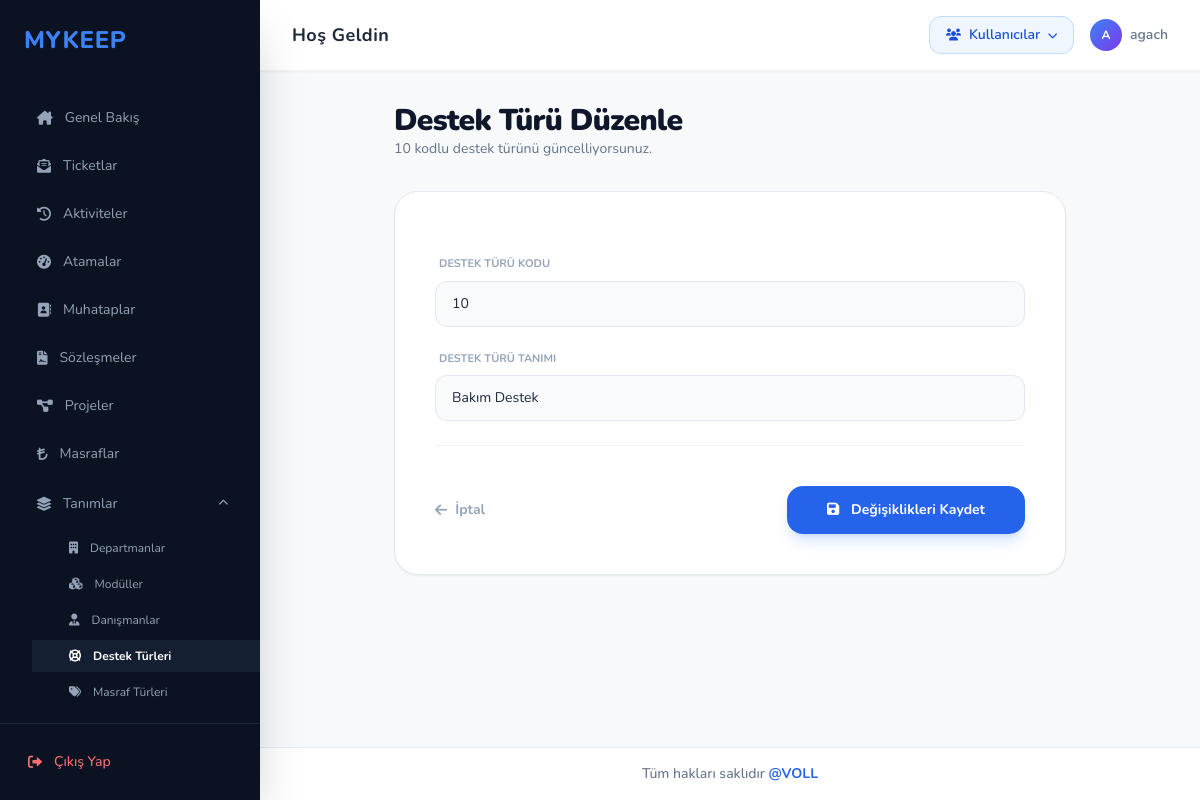
Screenshot of /destekturleri/duzenle/1/ (signed in) with the database file from the repository.
### destekturu/models.py (models this page shows, shortened)
class destektur(models.Model):
    kod = models.CharField(max_length=10)
    definition = models.CharField(max_length=100, unique=True)

### destekturu/views.py (the view)
# urls.py: path('destekturleri/duzenle/<int:pk>/', destekturu_views.destekturu_duzenle, name='destekturu_duzenle'),
@admin_only
def destekturu_duzenle(request, pk):
    kayit = get_object_or_404(destektur, pk=pk)
    if request.method == "POST":
        form = DestekTurForm(request.POST, instance=kayit)
        if form.is_valid():
            form.save()
            return redirect("destekturu_listesi")
    else:
        form = DestekTurForm(instance=kayit)
    return render(request, "destekturu_duzenle.html", {"form": form, "kayit": kayit})

### destekturu/forms.py
class DestekTurForm(forms.ModelForm):
    class Meta:
        model = destektur
        fields = ["kod", "definition"]
        labels = {
            "kod": "Destek Türü Kodu",
            "definition": "Destek Türü Tanımı",
        }
    def __init__(self, *args, **kwargs):
        super().__init__(*args, **kwargs)
        for field in self.fields.values():
            field.widget.attrs["class"] = (
                "w-full bg-slate-50 border border-slate-200 rounded-xl px-4 py-3 text-sm "
                "focus:bg-white focus:ring-4 focus:ring-blue-500/10 focus:border-blue-500 "
                "outline-none transition-all duration-200"
            )

### templates/destekturu_duzenle.html (shortened to what this page needs)
{% extends 'base.html' %}
{% block content %}
<div class="max-w-2xl mx-auto">
    <div class="mb-8">
        <h1 class="text-3xl font-black text-slate-900 tracking-tight">Destek Türü Düzenle</h1>
        <p class="text-sm text-slate-500">{{ kayit.kod }} kodlu destek türünü güncelliyorsunuz.</p>
    </div>
    <div class="bg-white border border-slate-200 rounded-3xl shadow-sm overflow-hidden">
        <form method="post" class="p-10 space-y-6">
            {% for field in form %}
            <div>
                <label class="block text-[11px] font-bold text-slate-400 uppercase mb-2 px-1">{{ field.label }}</label>
                {{ field }}
            </div>
            {% endfor %}
            <div class="flex items-center justify-between pt-10 border-t border-slate-100 mt-4">
                <a href="{% url 'destekturu_listesi' %}" class="text-sm font-bold text-slate-400 hover:text-slate-600 flex items-center">
                    <i class="fa-solid fa-arrow-left mr-2"></i> İptal
                </a>
                <button type="submit" class="bg-blue-600 hover:bg-blue-700 text-white px-10 py-3.5 rounded-2xl font-bold text-sm shadow-lg shadow-blue-500/20 transition-all active:scale-95">
                    <i class="fa-solid fa-floppy-disk mr-2"></i> Değişiklikleri Kaydet
                </button>
            </div>
        </form>
    </div>
</div>
{% endblock %}

### templates/base.html (shortened to what this page needs)
<!DOCTYPE html>
<html lang="tr">
<head>
    <script src="https://cdn.tailwindcss.com"></script>
    {% load static %}
    <link rel="stylesheet" href="{% static 'responsive.css' %}?v=2.5">
    <link href="https://cdnjs.cloudflare.com/ajax/libs/font-awesome/6.0.0/css/all.min.css" rel="stylesheet">
    <link href="https://cdn.jsdelivr.net/npm/tom-select@2.2.2/dist/css/tom-select.css" rel="stylesheet">
    <link href="https://cdn.jsdelivr.net/npm/flatpickr/dist/flatpickr.min.css" rel="stylesheet">
</head>
<body class="bg-[#f8f9fa] text-slate-800 overflow-hidden">
    <div class="flex h-screen">
        <aside class="w-[260px] bg-[#0b1221] flex flex-col shadow-2xl z-20">
            <div class="p-6">
                <h1 class="text-2xl font-extrabold tracking-wide text-blue-500 uppercase">MYKEEP</h1>
            </div>
            <nav class="flex-1 space-y-1 overflow-y-auto mt-4">
                <a href="{% url 'index' %}" class="flex items-center space-x-3 py-3 px-8 transition-all duration-200 {% if request.resolver_match.url_name == 'index' %}bg-[#151f32] text-white font-bold border-l-[5px] border-blue-500{% else %}text-slate-400 hover:text-white hover:bg-[#151f32]/50 border-l-[5px] border-transparent{% endif %}">
                    <i class="fa-solid fa-house-chimney text-sm"></i>
                    <span class="text-sm">Genel Bakış</span>
                </a>
                <a href="{% url 'ticket_listesi' %}" class="flex items-center space-x-3 py-3 px-8 transition-all duration-200 {% if request.resolver_match.url_name == 'ticket_listesi' %}bg-[#151f32] text-white font-bold border-l-[5px] border-blue-500{% else %}text-slate-400 hover:text-white hover:bg-[#151f32]/50 border-l-[5px] border-transparent{% endif %}">
                    <i class="fa-solid fa-envelope-open-text text-sm"></i>
                    <span class="text-sm">Ticketlar</span>
                </a>
                <a href="{% url 'aktivite_listesi' %}" class="flex items-center space-x-3 py-3 px-8 transition-all duration-200 {% if 'aktivite' in request.resolver_match.url_name and 'rapor' not in request.resolver_match.url_name %}bg-[#151f32] text-white font-bold border-l-[5px] border-blue-500{% else %}text-slate-400 hover:text-white hover:bg-[#151f32]/50 border-l-[5px] border-transparent{% endif %}">
                    <i class="fa-solid fa-clock-rotate-left text-sm"></i>
                    <span class="text-sm">Aktiviteler</span>
                </a>
                <a href="{% url 'efor_listesi' %}" class="flex items-center space-x-3 py-3 px-8 transition-all duration-200 {% if 'efor' in request.resolver_match.url_name and 'rapor' not in request.resolver_match.url_name %}bg-[#151f32] text-white font-bold border-l-[5px] border-blue-500{% else %}text-slate-400 hover:text-white hover:bg-[#151f32]/50 border-l-[5px] border-transparent{% endif %}">
                    <i class="fa-solid fa-gauge-high text-sm"></i>
                    <span class="text-sm">Atamalar</span>
                </a>
                {% if request.user.is_superuser or request.user.userprofile.role == 'Admin' %}
                <a href="{% url 'muhatap_listesi' %}" class="flex items-center space-x-3 py-3 px-8 transition-all duration-200 {% if request.resolver_match.url_name == 'muhatap_listesi' %}bg-[#151f32] text-white font-bold border-l-[5px] border-blue-500{% else %}text-slate-400 hover:text-white hover:bg-[#151f32]/50 border-l-[5px] border-transparent{% endif %}">
                    <i class="fa-solid fa-address-book text-sm"></i>
                    <span class="text-sm">Muhataplar</span>
                </a>
                {% endif %}
                {% if request.user.is_superuser or request.user.userprofile.role != 'Danisman' %}
                <a href="{% url 'sozlesme_listesi' %}" class="flex items-center space-x-3 py-3 px-8 transition-all duration-200 {% if request.resolver_match.url_name == 'sozlesme_listesi' %}bg-[#151f32] text-white font-bold border-l-[5px] border-blue-500{% else %}text-slate-400 hover:text-white hover:bg-[#151f32]/50 border-l-[5px] border-transparent{% endif %}">
                    <i class="fa-solid fa-file-contract text-sm"></i>
                    <span class="text-sm">Sözleşmeler</span>
                </a>
                {% endif %}
                <a href="{% url 'proje_listesi' %}" class="flex items-center space-x-3 py-3 px-8 transition-all duration-200 {% if request.resolver_match.url_name == 'proje_listesi' %}bg-[#151f32] text-white font-bold border-l-[5px] border-blue-500{% else %}text-slate-400 hover:text-white hover:bg-[#151f32]/50 border-l-[5px] border-transparent{% endif %}">
                    <i class="fa-solid fa-diagram-project text-sm"></i>
                    <span class="text-sm">Projeler</span>
                </a>
                {% if not request.user.userprofile.role == 'Firma' or request.user.is_superuser %}
                <a href="{% url 'masraf_listesi' %}" class="flex items-center space-x-3 py-3 px-8 transition-all duration-200 {% if 'masraf' in request.resolver_match.url_name and 'turu' not in request.resolver_match.url_name %}bg-[#151f32] text-white font-bold border-l-[5px] border-blue-500{% else %}text-slate-400 hover:text-white hover:bg-[#151f32]/50 border-l-[5px] border-transparent{% endif %}">
                    <i class="fa-solid fa-turkish-lira-sign text-sm"></i>
                    <span class="text-sm">Masraflar</span>
                </a>
                {% endif %}
                {% if request.user.is_superuser or request.user.userprofile.role == 'Admin' %}
                <details class="group" {% if 'departman' in request.resolver_match.url_name or 'modul' in request.resolver_match.url_name or 'danisman' in request.resolver_match.url_name or 'destekturu' in request.resolver_match.url_name or 'masraf_turu' in request.resolver_match.url_name %}open{% endif %}>
                    <summary class="flex items-center justify-between py-3 px-8 cursor-pointer transition-all duration-200 text-slate-400 hover:text-white hover:bg-[#151f32]/50 border-l-[5px] border-transparent select-none">
                        <div class="flex items-center space-x-3">
                            <i class="fa-solid fa-layer-group text-sm"></i>
                            <span class="text-sm">Tanımlar</span>
                        </div>
                        <span class="transition group-open:rotate-180">
                            <i class="fa-solid fa-chevron-down text-[10px]"></i>
                        </span>
                    </summary>
                    <div class="mt-1 pl-8 space-y-1">
                        <a href="{% url 'departman_listesi' %}" class="flex items-center space-x-3 py-2 px-8 transition-all duration-200 border-l-[5px] border-transparent {% if 'departman' in request.resolver_match.url_name %}bg-[#151f32] text-white font-bold border-l-[5px] border-blue-500{% else %}text-slate-400 hover:text-white hover:bg-[#151f32]/50 border-l-[5px] border-transparent{% endif %}">
                            <i class="fa-solid fa-building text-xs"></i>
                            <span class="text-xs">Departmanlar</span>
                        </a>
                        <a href="{% url 'modul_listesi' %}" class="flex items-center space-x-3 py-2 px-8 transition-all duration-200 border-l-[5px] border-transparent {% if 'modul' in request.resolver_match.url_name %}bg-[#151f32] text-white font-bold border-l-[5px] border-blue-500{% else %}text-slate-400 hover:text-white hover:bg-[#151f32]/50 border-l-[5px] border-transparent{% endif %}">
                            <i class="fa-solid fa-cubes text-xs"></i>
                            <span class="text-xs">Modüller</span>
                        </a>
                        <a href="{% url 'danisman_listesi' %}" class="flex items-center space-x-3 py-2 px-8 transition-all duration-200 border-l-[5px] border-transparent {% if 'danisman' in request.resolver_match.url_name %}bg-[#151f32] text-white font-bold border-l-[5px] border-blue-500{% else %}text-slate-400 hover:text-white hover:bg-[#151f32]/50 border-l-[5px] border-transparent{% endif %}">
                            <i class="fa-solid fa-user-tie text-xs"></i>
                            <span class="text-xs">Danışmanlar</span>
                        </a>
                        <a href="{% url 'destekturu_listesi' %}" class="flex items-center space-x-3 py-2 px-8 transition-all duration-200 border-l-[5px] border-transparent {% if 'destekturu' in request.resolver_match.url_name %}bg-[#151f32] text-white font-bold border-l-[5px] border-blue-500{% else %}text-slate-400 hover:text-white hover:bg-[#151f32]/50 border-l-[5px] border-transparent{% endif %}">
                            <i class="fa-solid fa-life-ring text-xs"></i>
                            <span class="text-xs">Destek Türleri</span>
                        </a>
                        <a href="{% url 'masraf_turu_listesi' %}" class="flex items-center space-x-3 py-2 px-8 transition-all duration-200 border-l-[5px] border-transparent {% if 'masraf_turu' in request.resolver_match.url_name %}bg-[#151f32] text-white font-bold border-l-[5px] border-blue-500{% else %}text-slate-400 hover:text-white hover:bg-[#151f32]/50 border-l-[5px] border-transparent{% endif %}">
                            <i class="fa-solid fa-tags text-xs"></i>
                            <span class="text-xs">Masraf Türleri</span>
                        </a>
                    </div>
                </details>
                {% endif %}
                <a href="{% url 'raporlar_sayfasi' %}" class="flex items-center space-x-3 py-3 px-8 transition-all duration-200 {% if 'rapor' in request.resolver_match.url_name or 'atanmamis' in request.resolver_match.url_name %}bg-[#151f32] text-white font-bold border-l-[5px] border-blue-500{% else %}text-slate-400 hover:text-white hover:bg-[#151f32]/50 border-l-[5px] border-transparent{% endif %}">
                </a>
            </nav>
            <div class="p-4 border-t border-slate-800 mt-auto">
                <a href="{% url 'uyelik:cikis' %}" class="flex items-center space-x-3 p-3 rounded-lg hover:bg-red-500/10 transition text-red-400 hover:text-red-300">
                    <i class="fa-solid fa-right-from-bracket text-sm"></i>
                    <span class="text-sm font-medium">Çıkış Yap</span>
                </a>
            </div>
        </aside>
        <main class="flex-1 flex flex-col overflow-y-auto">
            <header class="bg-white px-8 py-4 flex items-center justify-between sticky top-0 z-10 border-b border-gray-100 shadow-sm">
                <div class="text-slate-800 font-bold text-lg tracking-wide">Hoş Geldin</div>
                <div class="flex items-center space-x-4">
                    {% if request.user.is_superuser or request.user.userprofile.role == 'Admin' %}
                    <div class="relative" id="kullanici-menu-wrapper">
                        <button onclick="document.getElementById('kullanici-dropdown').classList.toggle('hidden')"
                                class="flex items-center space-x-2 bg-blue-50 hover:bg-blue-100 text-blue-700 px-4 py-2 rounded-xl font-semibold text-sm transition-all border border-blue-200 hover:border-blue-300">
                            <i class="fa-solid fa-users text-xs"></i>
                            <span>Kullanıcılar</span>
                            <i class="fa-solid fa-chevron-down text-[10px] ml-1"></i>
                        </button>
                    </div>
                    {% endif %}
                    <div class="flex items-center space-x-2">
                        <div class="w-8 h-8 rounded-full bg-gradient-to-br from-blue-500 to-violet-600 flex items-center justify-center text-white text-xs font-bold">
                            {{ request.user.username|first|upper }}
                        </div>
                        <span class="text-sm font-semibold text-slate-500">{{ request.user.username|default:"admin" }}</span>
                    </div>
                </div>
            </header>
            <div class="p-8">
                {% block content %}
                {% endblock %}
            </div>
            <footer class="mt-auto py-4 text-center border-t border-slate-200 bg-white">
                <p class="text-sm text-slate-500 font-medium">
                    Tüm hakları saklıdır <a href="https://www.volltr.com/" target="_blank" class="text-blue-600 hover:text-blue-800 font-bold transition">@VOLL</a>
                </p>
            </footer>
        </main>
    </div>
</body>
</html>

### static/responsive.css (style rules this page uses)
*, *::before, *::after { box-sizing: border-box; }

### templates/base.html (style rules this page uses)
* { scrollbar-width: thin; scrollbar-color: #cbd5e1 transparent; }
body { font-family: 'Nunito', sans-serif; }

### rows the page displays
destektur: kod "10", form "10" "Bakım Destek"

### other values shown
{{ request.user.username|first|upper }} "A"
{{ request.user.username|default:"admin" }} "agach"
{{ field.label }} "DESTEK TÜRÜ KODU" "DESTEK TÜRÜ TANIMI"
